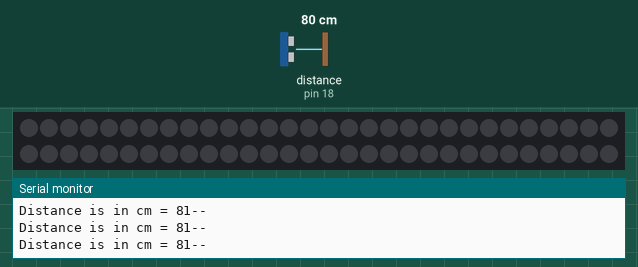
Recording of a sketch running on a simulated Arduino Uno, built with avr-gcc and run on an emulated ATmega328P. Shown: 60 RGB LEDs in strip order, left to right, continuing on the next row, the last lines printed to the serial monitor. The test bench sets the inputs (shaded band); at power-on: distance to the obstacle (sensor on pin 18) 80 cm. The echo pulse lasts 58.3 µs per cm; dim RGB values are drawn brighter than linear.

Above: at 1.2 s.
1.3 s: distance to the obstacle (sensor on pin 18) set to 2 cm
At 2.7 s:
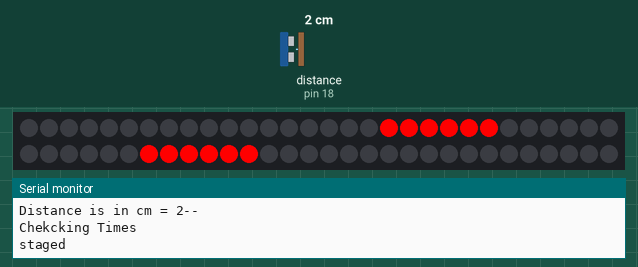
At 9.2 s:
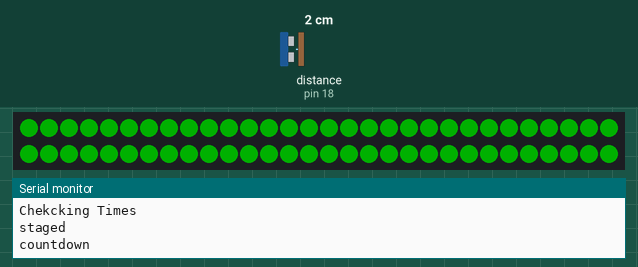
9.4 s: distance to the obstacle (sensor on pin 18) set to 120 cm
11.2 s: distance to the obstacle (sensor on pin 18) set to 4 cm
At 15.9 s:
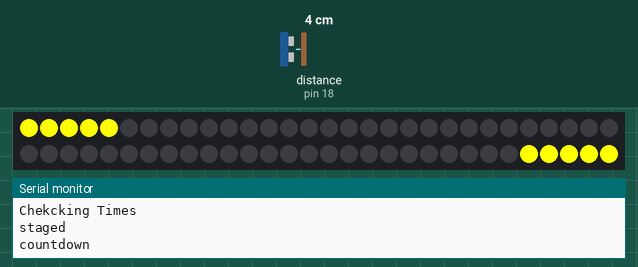
Timing chart, 0 to 17.4 s (numbered marks = the images above; inputs shaded):
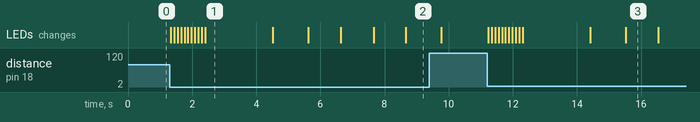

Measured:
- after the input at 1.3 s, the LEDs: change at once (image 1)
- after the input at 11.2 s, the LEDs: first change at once (image 3 shows a later state)
- what the display in image 1 shows lasts 2.1 s, from 2.4 s to 4.5 s

The sketch:

Rgb_Racing_Lights.ino
```cpp
#include "racelightConfig.h"

void setup() {
  strip.begin();
  strip.setBrightness(255);
  strip.show();  // Initialize all pixels to 'off'

  //init timer vars
 timerForSensor= 0;

  //for logging
  Serial.begin(9600);
}

void reset(){
  //init stagingState
  stagingState[0]=EMPTY;

  //init timer vars
  timerForSensor=0;
}


void loop() {
  run_race_control();
  delay(100); // fastest we want to read between pings, all other states, should have there own delays and timers as needed
}


void run_race_control(){
  switch(raceState){
    case WAITING:
      //check the lanes
      checkLaneStaging();
      //
      if(stagingState[0] == READY ){
        stagingLightOne.ledOn();
        stagingLightTwo.ledOn();
        raceState = STAGED;
      }
    break;
    case STAGED:
      handleStaged();
      raceState = COUNTDOWN;
    break;
    case COUNTDOWN:
      handleCountdown();
      reset();
      raceState = WAITING;
    break;
  }
}
```

Light.h
```cpp
#ifndef LIGHT_H
#define LIGHT_H

class Light{
  private:
    uint32_t color;
    int startingPixel;
    int length;
    unsigned long ledTimer;
    bool ledStatus;

  public:
    Light(uint32_t color, int startingPixel, int length){
      ledTimer = 0;
      ledStatus = false;
      this->color = color;
      this->startingPixel = startingPixel;
      this->length = length;
    }

    void ledOn(){
      strip.fill(color,startingPixel,length);
       strip.show();
      ledStatus = true;
    }

    void ledOff(){
      strip.fill(BLACK,startingPixel,length);
       strip.show();
      ledStatus = false;
    }

    void blinkLed(unsigned long interval) {
      unsigned long currentTime = millis();

      if (currentTime - ledTimer >= interval) {
        ledTimer = currentTime;

        if (ledStatus) {
          ledOff();
        } else {
          ledOn();
        }
      }
    }

};

#endif
```

globals.h
```cpp
//Lights Setup
#define PIN_LED        4
#define NUM_LEDS       60

Adafruit_NeoPixel strip = Adafruit_NeoPixel(NUM_LEDS, PIN_LED, NEO_GRB + NEO_KHZ800);
uint32_t RED = strip.Color(255, 0, 0);
uint32_t YELLOW = strip.Color(255, 255, 0);   //255,255,0
uint32_t  GREEN = strip.Color(0, 55, 0);
uint32_t  BLACK = strip.Color(0, 0, 0);

//Blink Interval
#define BLINK_INTERVAL 100

//Sensors Setup
#define MAX_DISTANCE 200  // Maximum distance we want to measure (in centimeters)
#define STAGING_HEIGHT_TRIGGER 45
#define STAGING_DETECTION_TIME .5

//Sensor Setup Lane 1
#define TRIGGER_PIN_1 17
#define ECHO_PIN_1 18

//Race control statges
enum RACING_STATES { WAITING,
                    PRESTAGE,
                    STAGED,
                    COUNTDOWN };

//initilize raceState in waiting mode
RACING_STATES raceState = WAITING;

//define staging stages
enum STAGING_STATES { EMPTY,
                     READY };

STAGING_STATES stagingState[1];

unsigned long timerForSensor;
```

utilities.h
```cpp
Light stagingLightOne(RED, 18, 6);
Light stagingLightTwo(RED, 36, 6);

Light yellowLightOne_Three(YELLOW, 0, 5);
Light yellowLightTwo_Three(YELLOW, 55, 6);

Light yellowLightOne_Two(YELLOW, 12, 6);
Light yellowLightTwo_Two(YELLOW, 42, 6);

Light yellowLightOne_One(YELLOW, 24, 6);
Light yellowLightTwo_One(YELLOW, 30, 6);

Light greenLightAll(GREEN, 0, 60);

void yellowThreeOn(){
 yellowLightOne_Three.ledOn();
 yellowLightTwo_Three.ledOn();
}

void yellowTwoOn(){
  yellowThreeOn();
  yellowLightOne_Two.ledOn();
  yellowLightTwo_Two.ledOn();
}

void yellowOneOn(){
  yellowThreeOn();
  yellowTwoOn();
  yellowLightOne_One.ledOn();
  yellowLightTwo_One.ledOn();
}


//setup our lane timers
unsigned long laneTimer;

unsigned long msToSeconds(unsigned long milliseconds) {
  return milliseconds / 1000;  // Divide milliseconds by 1000 to get seconds
}
unsigned long secondsToMs(unsigned long seconds) {
  return seconds * 1000;  // Divide milliseconds by 1000 to get seconds
}

//setup our lane sensors
NewPing laneSensor = NewPing(TRIGGER_PIN_1, ECHO_PIN_1, MAX_DISTANCE);  // NewPing setup of pins


void checkLaneStaging() {
  int distance = laneSensor.ping_cm();

  Serial.print("Distance is in cm = ");
  Serial.print(distance);
  Serial.println("--");

  if (distance <= STAGING_HEIGHT_TRIGGER && distance != 0) {
    stagingLightOne.blinkLed(BLINK_INTERVAL);
    stagingLightTwo.blinkLed(BLINK_INTERVAL);

    if (timerForSensor == 0) {
      timerForSensor = millis();
    } else {
      Serial.println("Chekcking Times");
      if (msToSeconds(millis() - timerForSensor) > STAGING_DETECTION_TIME) {
        stagingState[0] = READY;
      }
    }
  } else {
    stagingLightOne.ledOff();
    stagingLightTwo.ledOff();
    // Serial.print("Waiting for car in lane: ");
    timerForSensor = 0;
  }
}

void handleStaged(){
    Serial.println("staged");
    stagingLightOne.ledOn();
    stagingLightTwo.ledOn();
    delay(secondsToMs(2));
    stagingLightOne.ledOff();
    stagingLightTwo.ledOff();
    delay(secondsToMs(1));
}

void handleCountdown(){
  Serial.println("countdown");
  yellowThreeOn();
  delay(1000);

  strip.clear();

  yellowTwoOn();
  delay(1000);

  strip.clear();

  yellowOneOn();
  delay(1000);

  strip.clear();
  greenLightAll.ledOn();
  delay(1000);
  strip.clear();
}
```

racelightConfig.h
```cpp
#include <NewPing.h>
#include <Adafruit_NeoPixel.h>
#include "globals.h"
#include "Light.h"
#include "utilities.h"
```
